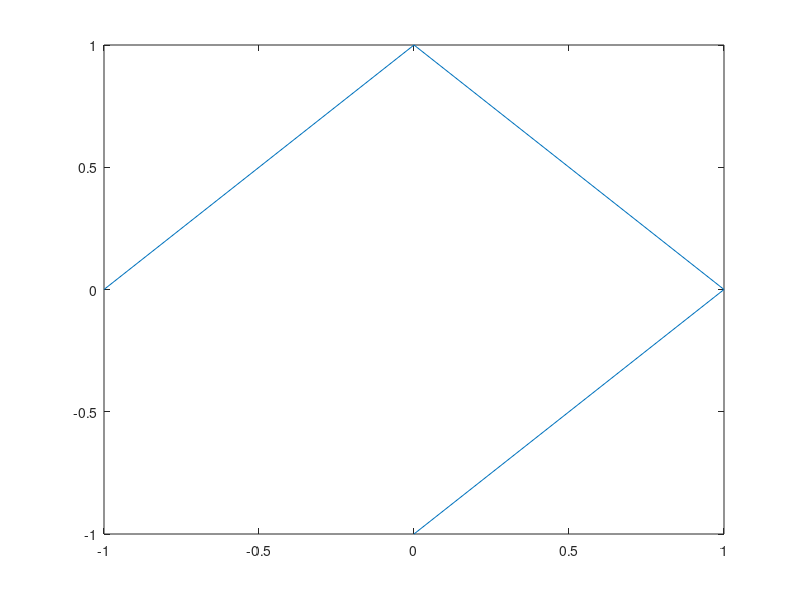

The MATLAB script that drew this image: (Note: this script raises an error after producing the figure.)
% This script generates the data for a star shaped domain, for a fixed
% number of sensors and incident directions where data is available for all
% sensors at each incident direction


n  = 300;
addpath('../');
nc = 9;
coefs = zeros(2*nc+1,1);
coefs(1) = 1;
coefs(nc+1) = 0.3;
src_info.xs = [1,2,2,1,-1,-2,-2,-1,-1,-1.5,-1.5,1.5,1.5,1];
src_info.ys = [-1,0,1,2,2,1,0,-1,0,0,1,1,0,0];
src_info.xs = [0,1,0,-1];
src_info.ys = [-1,0,1,0];
plot(src_info.xs,src_info.ys);



nk = 9;


% Test obstacle Frechet derivative for Dirichlet problem
bc = [];
bc.type = 'Dirichlet';
bc.invtype = 'o';

fname = ['../data/knight9_ik1_nk' int2str(nk) '_tensor_data_' bc.type '.mat'];
save(fname,'src_info');


src0 = [0.01;-0.12];
opts = [];
opts.test_analytic = true;
opts.src_in = src0;
opts.verbose=true;

% set target locations
%receptors
r_tgt = 10;
n_tgt = 100;
t_tgt = 0:2*pi/n_tgt:2*pi-2*pi/n_tgt;

% Incident directions
n_dir = 100;
t_dir = 0:2*pi/n_dir:2*pi-2*pi/n_dir;

[t_tgt_grid,t_dir_grid] = meshgrid(t_tgt,t_dir);
t_tgt_grid = t_tgt_grid(:);
t_dir_grid = t_dir_grid(:);
xtgt = r_tgt*cos(t_tgt_grid);
ytgt = r_tgt*sin(t_tgt_grid);
tgt   = [ xtgt'; ytgt'];


sensor_info = [];
sensor_info.tgt = tgt;
sensor_info.t_dir = t_dir_grid;



%src_info = geometries.starn(coefs,nc,n);


dk = 0.25;
kh = 1:dk:(1+(nk-1)*dk);

u_meas = cell(nk,1);



nppw = 20;

for ik=1:nk
    ik
   %n = ceil(nppw*L*abs(kh(ik))/2/pi);
   %n = max(n,300);
   %src_info = geometries.starn(coefs,nc,n);
   
   %[mats,erra] = rla.get_fw_mats(kh(ik),src_info,bc,sensor_info,opts);
   %fields = rla.compute_fields_chunkie(kh(ik),src_info,sensor_info,bc,opts);
   [fields] = helm_dirichlet_solver(kh(ik),src_info,sensor_info);
   u_meas0 = [];
   u_meas0.kh = kh(ik);
   u_meas0.uscat_tgt = fields.uscat_tgt;
   u_meas0.tgt = sensor_info.tgt;
   u_meas0.t_dir = sensor_info.t_dir;
   %u_meas0.err_est = erra;
   u_meas{ik} = u_meas0;
   u_meas0
end


save(fname,'u_meas','-append');
